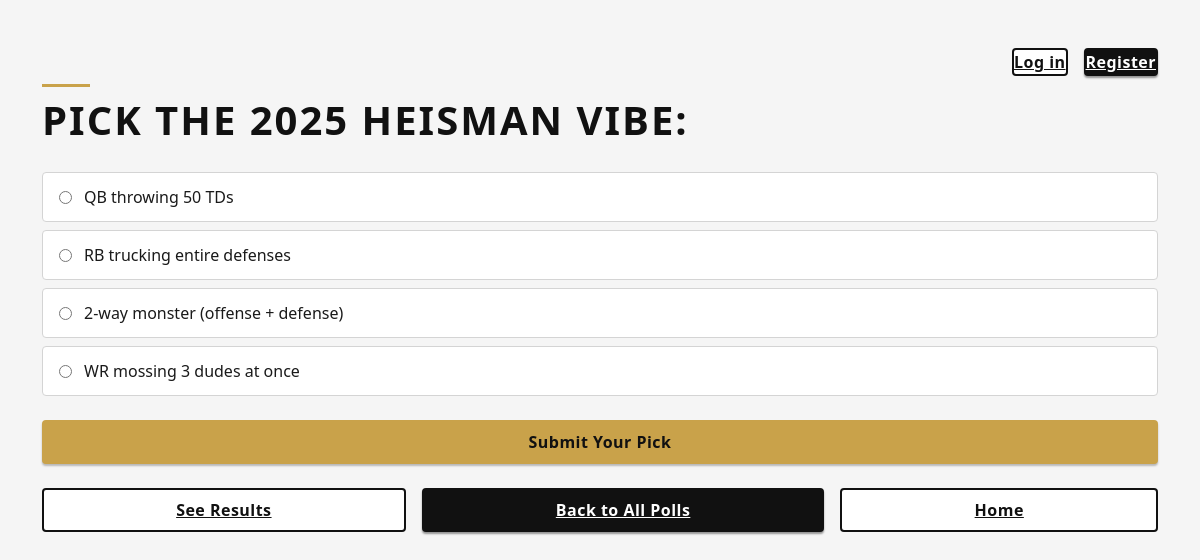
The page /polls/polls/5/ on the database its author committed.
### polls/models.py (models this page shows, shortened)
class Question(models.Model):
    question_text = models.CharField("question text", max_length=200)
    pub_date = models.DateTimeField("date published")
    def was_published_recently(self):
        """
        Returns True if the question was published within the last day.
        Used in admin list display.
        """
        now = timezone.now()
        return now - datetime.timedelta(days=1) <= self.pub_date <= now
    was_published_recently.admin_order_field = "pub_date"
    was_published_recently.boolean = True
    was_published_recently.short_description = "Published recently?"

class Choice(models.Model):
    question = models.ForeignKey(Question, on_delete=models.CASCADE)
    choice_text = models.CharField("choice text", max_length=200)
    votes = models.IntegerField(default=0)

### polls/views.py (the view)
# urls.py: path("polls/<int:pk>/", views.DetailView.as_view(), name="detail"),
class DetailView(generic.DetailView):
    model = Question
    template_name = "polls/detail.html"
    def get_queryset(self):
        return Question.objects.filter(pub_date__lte=timezone.now())

### polls/templates/polls/detail.html (shortened to what this page needs)
{% extends "polls/base.html" %}
{% block content %}
<h1 class="page-title">{{ question.question_text }}</h1>
<form action="{% url 'polls:vote' question.id %}" method="post" class="mb-4">
  {% for choice in question.choice_set.all %}
    <label class="poll-choice-row">
      <input
        type="radio"
        name="choice"
        id="choice{{ forloop.counter }}"
        value="{{ choice.id }}"
      >
      <span>{{ choice.choice_text }}</span>
    </label>
  {% endfor %}
  <button
    type="submit"
    class="btn-cfp-gold w-100 py-2 mt-3"
  >
    Submit Your Pick
  </button>
</form>
<div class="d-flex flex-column flex-md-row gap-3">
  <a
    class="btn-cfp-outline flex-fill text-center py-2"
    href="{% url 'polls:results' question.id %}"
  >
    See Results
  </a>
  <a
    class="btn-cfp-dark flex-fill text-center py-2"
    href="{% url 'polls:index' %}"
  >
    Back to All Polls
  </a>
  <a
    class="btn-cfp-outline flex-fill text-center py-2"
    href="{% url 'polls:home' %}"
  >
    Home
  </a>
</div>
{% endblock %}

### polls/static/polls/style.css (style rules this page uses)
body { background-color: #f5f5f5; color: #1a1a1a; font-family: system-ui, -apple-system, BlinkMacSystemFont, "Segoe UI", Roboto, "Helvetica Neue", Arial, sans-serif; line-height: 1.5; }
h1, h2, h3, h4, h5 { font-weight: 700; color: #111111; letter-spacing: 0.03em; }
.page-title { position: relative; display: inline-block; padding-top: 0.25rem; padding-bottom: 0.25rem; margin-bottom: 1.5rem; font-weight: 700; color: #111; text-transform: uppercase; letter-spacing: 0.05em; }
.page-title::before { content: ""; position: absolute; left: 0; top: -0.5rem; width: 3rem; height: 3px; background-color: #C9A24A; }
.btn-cfp-gold { background-color: #C9A24A; border: 2px solid #C9A24A; color: #111111; font-weight: 700; text-transform: none; letter-spacing: 0.03em; border-radius: 4px; box-shadow: 0 2px 2px rgba(0,0,0,0.25); }
.btn-cfp-dark { background-color: #111111; border: 2px solid #111111; color: #ffffff; font-weight: 600; border-radius: 4px; letter-spacing: 0.03em; box-shadow: 0 2px 2px rgba(0,0,0,0.4); }
.btn-cfp-outline { background-color: #ffffff; border: 2px solid #111111; color: #111111; font-weight: 600; border-radius: 4px; letter-spacing: 0.03em; }
.poll-choice-row { border: 1px solid #d4d4d4; background-color: #fff; border-radius: 4px; padding: 0.75rem 1rem; margin-bottom: 0.5rem; display: flex; align-items: center; cursor: pointer; }
.poll-choice-row input[type="radio"] { margin-right: 0.75rem; accent-color: #C9A24A; }

### rows shown on the page
Question: question_text "PICK THE 2025 HEISMAN VIBE:"
Choice: choice_text "QB throwing 50 TDs"
Choice: choice_text "RB trucking entire defenses"
Choice: choice_text "2-way monster (offense + defense)"
Choice: choice_text "WR mossing 3 dudes at once"
